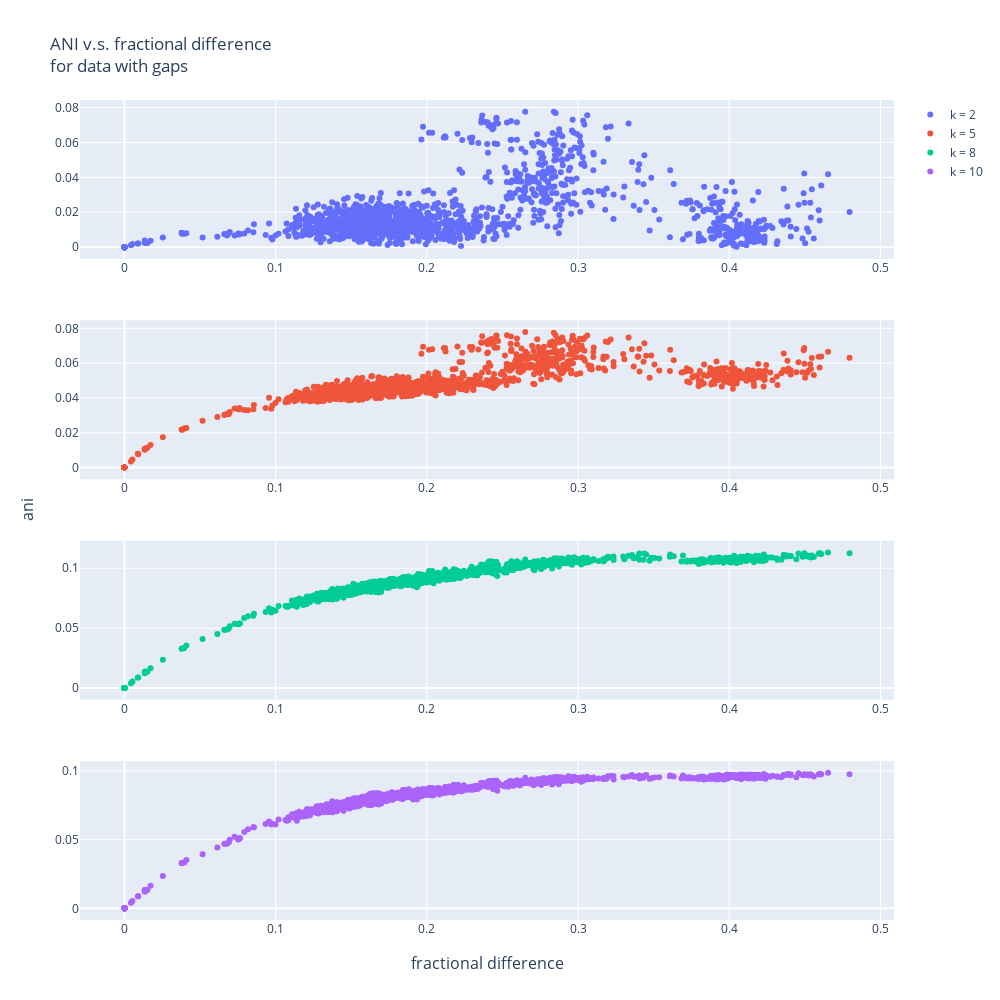

Notebook source saved alongside this figure:
### Code cell
fig = make_subplots(rows=4, cols=1,
x_title="fractional difference", y_title="ani")

fig.add_trace(go.Scatter(
    x=frac_diff,
    y=anis_k_2,
    mode='markers',
    name='k = 2'
), row=1, col=1)

fig.add_trace(go.Scatter(
    x=frac_diff,
    y=anis_k_5,
    mode='markers',
    name='k = 5'
), row=2, col=1)

fig.add_trace(go.Scatter(
    x=frac_diff,
    y=anis_k_8, 
    mode='markers',
    name='k = 8'
), row=3, col=1)

fig.add_trace(go.Scatter(
    x=frac_diff,
    y=anis_k_10, 
    mode='markers',
    name='k = 10'
), row=4, col=1)

fig.update_layout(height=1000, width=1000, title_text="ANI v.s. fractional difference <br>for data with gaps")
fig.show()

### Figure 1 — Plotly figure (JSON) as saved in the notebook; plotly's stock layout.template omitted (floating-point values rounded to 4 significant figures; data arrays with more than 128 entries replaced by an {"elided": "..."} marker saying what was removed)
{"data": [{"mode": "markers", "name": "k = 2", "type": "scatter", "x": {"elided": "1540 float values"}, "xaxis": "x", "y": {"elided": "1540 float values"}, "yaxis": "y"}, {"mode": "markers", "name": "k = 5", "type": "scatter", "x": {"elided": "1540 float values"}, "xaxis": "x2", "y": {"elided": "1540 float values"}, "yaxis": "y2"}, {"mode": "markers", "name": "k = 8", "type": "scatter", "x": {"elided": "1540 float values"}, "xaxis": "x3", "y": {"elided": "1540 float values"}, "yaxis": "y3"}, {"mode": "markers", "name": "k = 10", "type": "scatter", "x": {"elided": "1540 float values"}, "xaxis": "x4", "y": {"elided": "1540 float values"}, "yaxis": "y4"}], "layout": {"annotations": [{"font": {"size": 16}, "showarrow": false, "text": "fractional difference", "x": 0.5, "xanchor": "center", "xref": "paper", "y": 0, "yanchor": "top", "yref": "paper", "yshift": -30}, {"font": {"size": 16}, "showarrow": false, "text": "ani", "textangle": -90, "x": 0, "xanchor": "right", "xref": "paper", "xshift": -40, "y": 0.5, "yanchor": "middle", "yref": "paper"}], "height": 1000, "title": {"text": "ANI v.s. fractional difference <br>for data with gaps"}, "width": 1000, "xaxis": {"anchor": "y", "domain": [0, 1]}, "xaxis2": {"anchor": "y2", "domain": [0, 1]}, "xaxis3": {"anchor": "y3", "domain": [0, 1]}, "xaxis4": {"anchor": "y4", "domain": [0, 1]}, "yaxis": {"anchor": "x", "domain": [0.8063, 1]}, "yaxis2": {"anchor": "x2", "domain": [0.5375, 0.7312]}, "yaxis3": {"anchor": "x3", "domain": [0.2687, 0.4625]}, "yaxis4": {"anchor": "x4", "domain": [0, 0.1938]}}}
